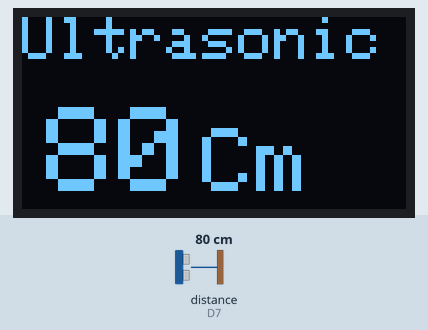
Simulated run of this sketch. Board: ESP8266 (NodeMCU). Shown: 128×64 one-colour display. Wiring (inferred from the names in the program): ultrasonic range finder: trigger D6; echo D7. The test bench sets the inputs (shaded band); at power-on: distance to the obstacle (sensor on D7) 80 cm. The echo pulse lasts 58.3 µs per cm.

Above: at 1.2 s.
1.3 s: distance to the obstacle (sensor on D7) set to 2 cm
At 2.1 s:
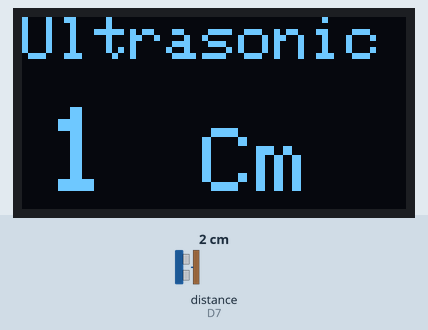
2.8 s: distance to the obstacle (sensor on D7) set to 4 cm
At 4.0 s:
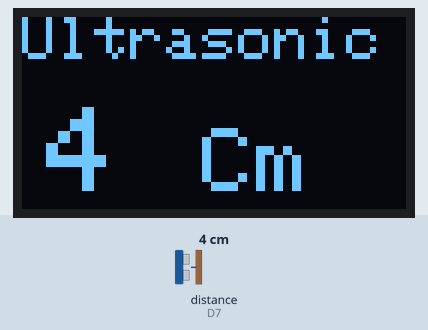
4.3 s: distance to the obstacle (sensor on D7) set to 9 cm
At 5.4 s:
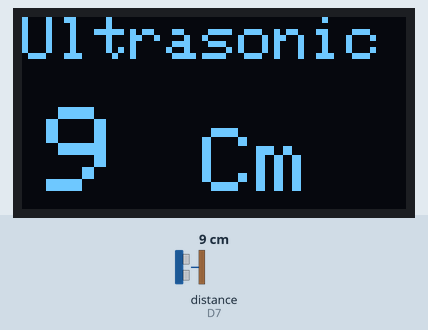
Timing chart, 0 to 7.3 s (numbered marks = the images above; inputs shaded):
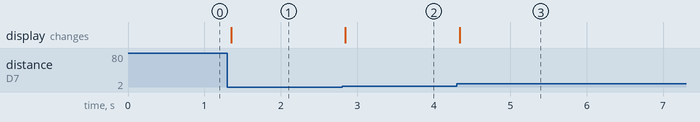

Measured:
- after the input at 1.3 s, the display: changes after 0.05 s (image 1)
- after the input at 2.8 s, the display: changes at once (image 2)
- after the input at 4.3 s, the display: changes at once (image 3)

The sketch:

Project_3_Distance_Meter_Ultrasonic.ino
```cpp
#include <SPI.h>
#include <Wire.h>
#include <Adafruit_GFX.h>
#include <Adafruit_SSD1306.h>
#define CommonSenseMetricSystem
#define trigPin 12//D6
#define echoPin 13//D7
#define OLED_RESET D5
Adafruit_SSD1306 display(OLED_RESET);
#if (SSD1306_LCDHEIGHT != 64)
//Koneksi LCD-> SCL Ke D1 dan SDA ke D2
#error("Height incorrect, please fix Adafruit_SSD1306.h!");
#endif
void setup()   {
  display.begin(SSD1306_SWITCHCAPVCC, 0x3C); // SCL=D1  SDA=D2
  display.clearDisplay();
  display.setTextColor(WHITE);
  pinMode(trigPin, OUTPUT);
  pinMode(echoPin, INPUT);
}

void loop() {
long duration, distance;
  digitalWrite(trigPin, LOW);
  delayMicroseconds(2);
  digitalWrite(trigPin, HIGH);
  delayMicroseconds(10);
  digitalWrite(trigPin, LOW);
  duration = pulseIn(echoPin, HIGH);
  #ifdef CommonSenseMetricSystem
  distance = (duration/2) / 29.1;
  #endif
  #ifdef ImperialNonsenseSystem
  distance = (duration/2) / 73.914;
  #endif
  char time[30];
  display.clearDisplay();
  display.setCursor(0,0);
  display.setTextSize(2);
  display.print("Ultrasonic");
  display.setCursor(8,30);
  display.setTextSize(4);
  display.print(distance);
  display.setCursor(60,37);
  display.setTextSize(3);
  display.print("Cm");
  display.display();
}

void drawStr(uint8_t x, uint8_t y, char* str){
  display.setCursor(x, y);
  display.println(str);
}
```
